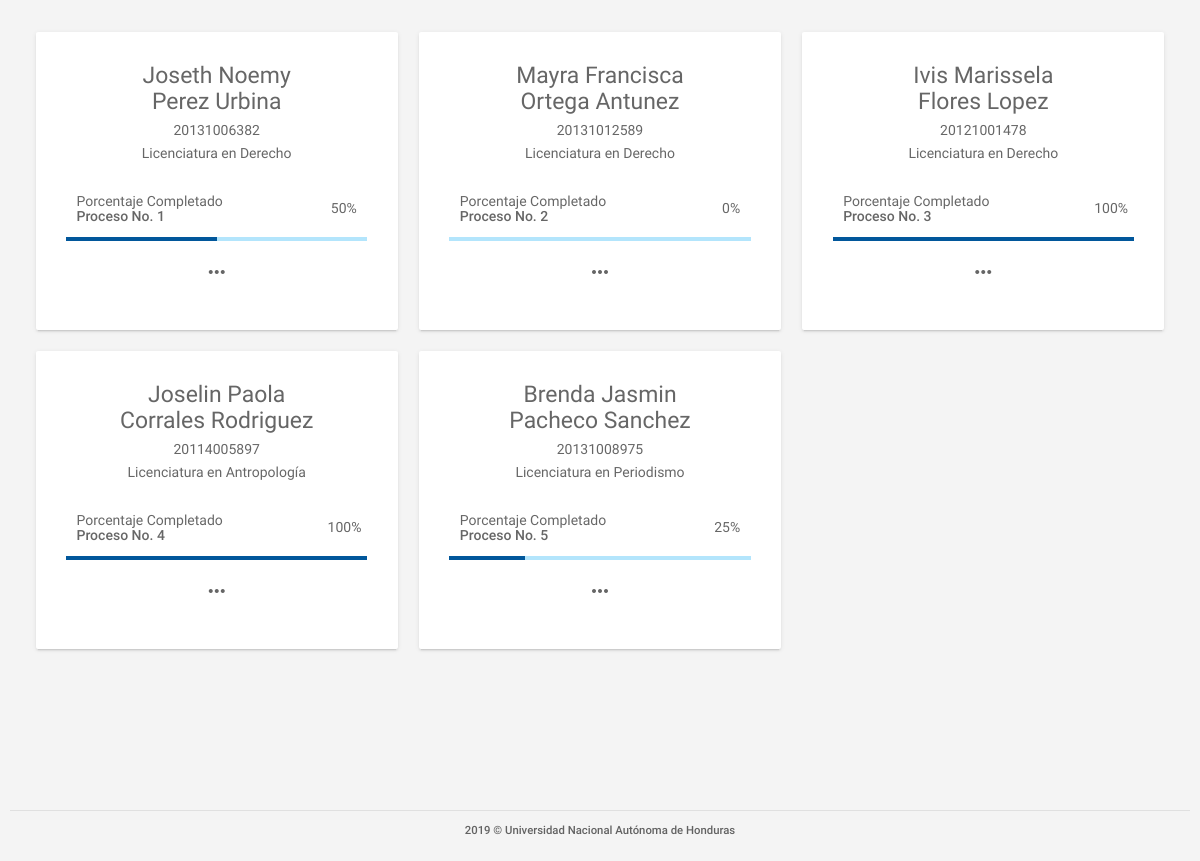
The page /control_progresos.php (signed in) on the database its author committed.
### tables this page shows
CREATE TABLE IF NOT EXISTS `tbl_control_de_procesos` (
  `idcontrolprocesos` INT NOT NULL AUTO_INCREMENT,
  `porcentaje` INT NULL,
  `etapa1` BOOLEAN NULL,
  `etapa2` BOOLEAN NULL,
  `etapa3` BOOLEAN NULL,
  `etapa4` BOOLEAN NULL,
  `idEstudiante` INT NOT NULL,
  `idprocesos` INT NOT NULL,
  PRIMARY KEY (`idcontrolprocesos`),
  CONSTRAINT `fk_tbl_control_de_procesos_tbl_estudiantes1`
    FOREIGN KEY (`idEstudiante`)
    REFERENCES `tbl_estudiantes` (`idEstudiante`)
    ON DELETE NO ACTION
    ON UPDATE NO ACTION,
  CONSTRAINT `fk_tbl_control_de_procesos_tbl_procesos1`
    FOREIGN KEY (`idprocesos`)
    REFERENCES `tbl_procesos` (`idprocesos`)
    ON DELETE NO ACTION
    ON UPDATE NO ACTION);

CREATE TABLE IF NOT EXISTS `tbl_personas` (
  `idPersona` INT NOT NULL,
  `idGenero` INT NOT NULL,
  `nombres` VARCHAR(100) NOT NULL,
  `apellidos` VARCHAR(100) NOT NULL,
  `correo` VARCHAR(150) NULL,
  `contrasena` VARCHAR(45) NULL,
  `celular` VARCHAR(8) NULL,
  `no_identidad` VARCHAR(13) NULL,
  `fotoPerfil` VARCHAR(300) NULL,
  `estadocuenta` BOOLEAN NULL,
  PRIMARY KEY (`idPersona`),
  CONSTRAINT `fk_tbl_personas_tbl_generos1`
    FOREIGN KEY (`idGenero`)
    REFERENCES `tbl_generos` (`idGenero`)
    ON DELETE NO ACTION
    ON UPDATE NO ACTION);

CREATE TABLE IF NOT EXISTS `tbl_estudiantes` (
  `idEstudiante` INT NOT NULL,
  `no_cuenta` VARCHAR(11) NOT NULL,
  `idCarrera` VARCHAR(10) NOT NULL,
  PRIMARY KEY (`idEstudiante`),
  CONSTRAINT `fk_tbl_estudiante_tbl_persona`
    FOREIGN KEY (`idEstudiante`)
    REFERENCES `tbl_personas` (`idPersona`)
    ON DELETE NO ACTION
    ON UPDATE NO ACTION,
  CONSTRAINT `fk_tbl_estudiantes_tbl_carreras1`
    FOREIGN KEY (`idCarrera`)
    REFERENCES `tbl_carreras` (`idCarrera`)
    ON DELETE NO ACTION
    ON UPDATE NO ACTION);

CREATE TABLE IF NOT EXISTS `tbl_carreras` (
  `idCarrera` VARCHAR(10) NOT NULL,
  `nombreCarrera` VARCHAR(150) NOT NULL,
  PRIMARY KEY (`idCarrera`));

### assets/clases/class_conexion.php (called while the page is built, shortened)
<?php
	class Conexion{
		private $usuario = "root";
		private $contraseña = "oracle123";
		private $host = "localhost";
		private $baseDatos = "db_formacion";
		private $puerto = "3306";
		private $link;
		public function establecerConexion(){
			$this->link = mysqli_connect($this->host,$this->usuario,$this->contraseña,$this->baseDatos,$this->puerto);
			$this->link->set_charset("utf8");
		}
		public function ejecutarInstruccion($sql){
			return mysqli_query($this->link, $sql);
		}
	}
?>

### control_progresos.php (the view, shortened to what this page needs)
<?php
    require('./assets/clases/class_conexion.php');
    $mysql = new Conexion();
    $query=$mysql->ejecutarInstruccion("
        SELECT a.*,c.nombres as nombres,c.apellidos as apellidos,b.no_cuenta,d.nombreCarrera as carrera FROM
        tbl_control_de_procesos a
        left join tbl_estudiantes b
        on a.idEstudiante=b.idEstudiante
        left join tbl_personas c
        on b.idEstudiante=c.idPersona
        left join tbl_carreras d
        on b.idCarrera=d.idCarrera
    ");
?>
<!DOCTYPE html>
<html lang="es">
<head>
    <link type="text/css" rel="stylesheet" href="assets/plugins/materialize/css/materialize.min.css" />
    <link href="assets/css/materialize_Icons.css" rel="stylesheet">
    <link href="assets/css/alpha.css" rel="stylesheet" type="text/css" />
    <link href="assets/css/custom.css" rel="stylesheet" type="text/css" />
    <link href="assets/css/gestionar_Usuarios.css" rel="stylesheet" type="text/css">
    <link href="assets/plugins/sweetalert/sweetalert.css" rel="stylesheet" type="text/css" />
    <link href="assets/plugins/material-preloader/css/materialPreloader.min.css" rel="stylesheet">
    <link href="assets/css/control_progreso.css" rel="stylesheet" type="text/css" />
</head>
<body>
    <div class="mn-content">
        <main class="mn-inner">
            <div class="row">
                <?php
                while($datos = mysqli_fetch_array($query)){
                ?>
                <div class="col s12 m6 l4">
                    <div class="card">
                        <div class="card-content">
                            <div class="row center-align">
                                <h5><?php echo $datos['nombres']?><br>
                                    <?php echo $datos['apellidos']?></h5>
                                <h6><?php echo $datos['no_cuenta']?></h6>
                                <h6><?php echo $datos['carrera']?></h6>
                            </div>
                            <div class="row" style="margin-bottom:5px;">
                                <div class="col s12">
                                    <div class="row valign-wrapper" style="margin-bottom:5px;">
                                        <h6 class="col s10">
                                            Porcentaje Completado <br>
                                            <strong>Proceso No. <?php echo $datos['idprocesos']?></strong>
                                        </h6>
                                        <h6 class="col s2 right-align">
                                            <span id="porcentaje_user<?php echo $datos['idEstudiante'] . $datos['idprocesos']?>"><?php echo $datos['porcentaje']?></span>%
                                        </h6>
                                    </div>
                                    <div class="progress ">
                                        <div class="determinate" style="width: <?php echo $datos['porcentaje']?>%" id="bar_user<?php echo $datos['idEstudiante'] . $datos['idprocesos']?>"></div>
                                    </div>
                                </div>
                            </div>
                            <div class="row center-align activator">
                                <i class="material-icons center" style="cursor:pointer;">more_horiz</i>
                            </div>
                        </div>
                    </div>
                </div>
                <?php
                }
                ?>
            </div>
    </div>
    <div id="div-piePagina"></div>
    <div class="left-sidebar-hover"></div>
</body>
</html>

### assets/css/alpha.css (style rules this page uses)
html, body, .mn-content { font-size: 14px; height: 100%; width: 100%; }
html { font-weight: 500; color: rgba(0, 0, 0, 0.6); }
body { background-color: #F4F4F4; overflow-y: auto!important; overflow-x: hidden; }
.mn-content { opacity: 1; -webkit-transition: opacity .3s; -moz-transition: opacity .3s; -o-transition: opacity .3s; transition: opacity .3s; }
.left-sidebar-hover { position: fixed; background: transparent; width: 13.25px; left: 0; top: 0; bottom: 0; }
.mn-inner { padding: 25px 25px 9.5px 25px; min-height: 79vh !important; }
.card, .card-panel { box-shadow: 0 2px 2px 0 rgba(0, 0, 0, 0.05), 0 3px 1px -2px rgba(0, 0, 0, 0.08), 0 1px 5px 0 rgba(0, 0, 0, 0.08); position: relative; }
.progress { border-radius: 0px; }

### assets/css/custom.css (style rules this page uses)
#div-piePagina { bottom: 0px; font-size: 0.9em; width: 100%; padding: 10px; background-color: #F4F4F4; }
.mn-inner { min-height: 84vh; }

### assets/css/control_progreso.css (style rules this page uses)
.progress { background-color: #b3e5fc; }
.progress .determinate { background-color: #01579b; }

### rows shown on the page
tbl_control_de_procesos: tbl_personas.nombres "Joseth Noemy", tbl_personas.apellidos "Perez Urbina", idEstudiante.no_cuenta "20131006382", tbl_carreras.nombreCarrera "Licenciatura en Derecho", idprocesos "1", porcentaje "50"
tbl_control_de_procesos: tbl_personas.nombres "Mayra Francisca", tbl_personas.apellidos "Ortega Antunez", idEstudiante.no_cuenta "20131012589", tbl_carreras.nombreCarrera "Licenciatura en Derecho", idprocesos "2", porcentaje "0"
tbl_control_de_procesos: tbl_personas.nombres "Ivis Marissela", tbl_personas.apellidos "Flores Lopez", idEstudiante.no_cuenta "20121001478", tbl_carreras.nombreCarrera "Licenciatura en Derecho", idprocesos "3", porcentaje "100"
tbl_control_de_procesos: tbl_personas.nombres "Joselin Paola", tbl_personas.apellidos "Corrales Rodriguez", idEstudiante.no_cuenta "20114005897", tbl_carreras.nombreCarrera "Licenciatura en Antropología", idprocesos "4", porcentaje "100"
tbl_control_de_procesos: tbl_personas.nombres "Brenda Jasmin", tbl_personas.apellidos "Pacheco Sanchez", idEstudiante.no_cuenta "20131008975", tbl_carreras.nombreCarrera "Licenciatura en Periodismo", idprocesos "5", porcentaje "25"
